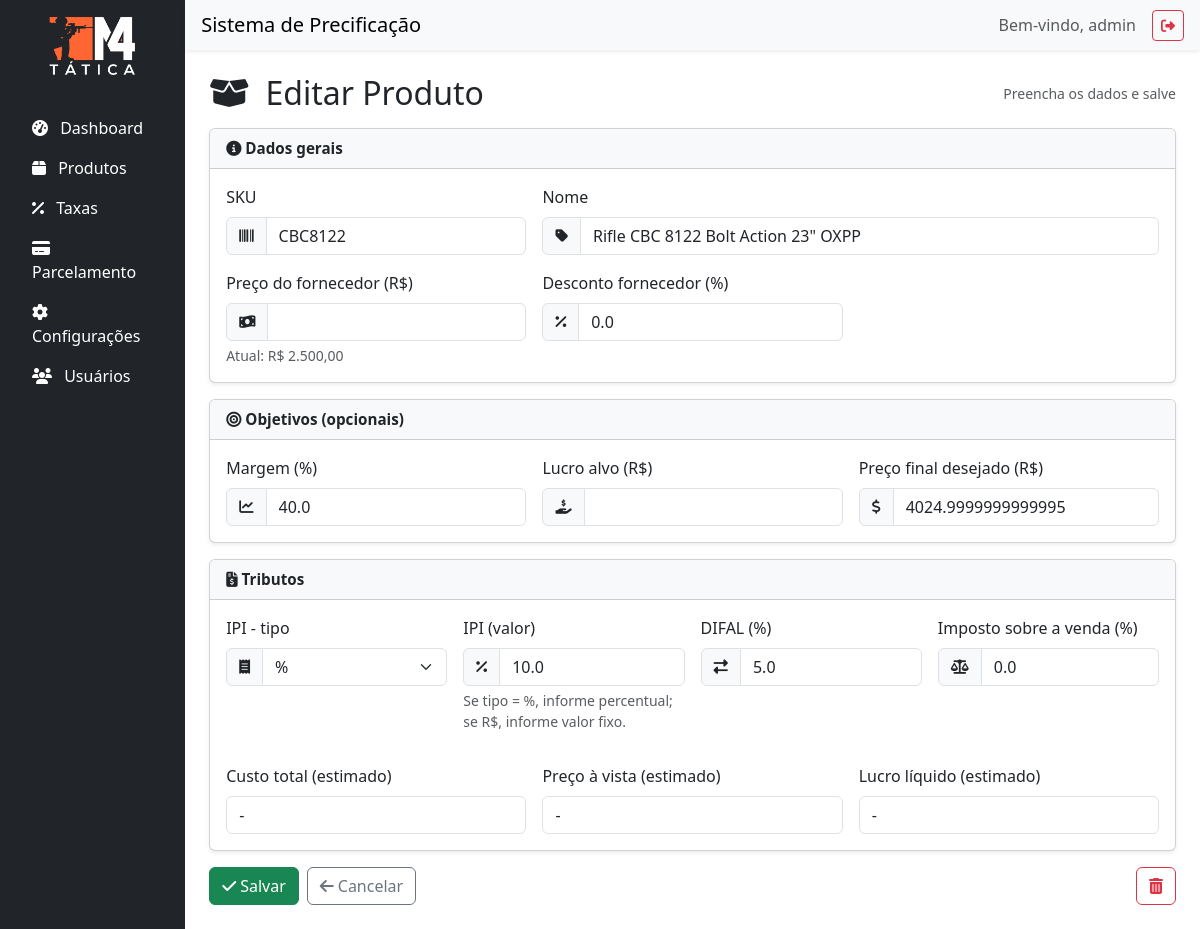
The page /produto/editar/1 (signed in) on the database its author committed.
### app/models.py (models this page shows, shortened)
class User(UserMixin, db.Model):
    id = db.Column(db.Integer, primary_key=True)
    username = db.Column(db.String(64), unique=True, nullable=False)
    password = db.Column(db.String(128), nullable=False)

class Produto(db.Model):
    id = db.Column(db.Integer, primary_key=True)
    sku = db.Column(db.String(64), unique=True, nullable=False)
    nome = db.Column(db.String(128), nullable=False)
    preco_fornecedor = db.Column(db.Float, default=0.0)
    desconto_fornecedor = db.Column(db.Float, default=0.0)
    custo_total = db.Column(db.Float, default=0.0)
    margem = db.Column(db.Float, default=0.0)
    lucro_alvo = db.Column(db.Float, nullable=True)
    preco_final = db.Column(db.Float, nullable=True)
    ipi = db.Column(db.Float, default=0.0)
    ipi_tipo = db.Column(db.String(2), default="%")  # "%" ou "R$"
    difal = db.Column(db.Float, default=0.0)
    imposto_venda = db.Column(db.Float, default=0.0)  # Simples Nacional (%)
    valor_ipi = db.Column(db.Float, default=0.0)
    valor_difal = db.Column(db.Float, default=0.0)
    preco_a_vista = db.Column(db.Float, default=0.0)
    lucro_liquido_real = db.Column(db.Float, default=0.0)

### app/main/routes.py (the view, shortened to what this page needs)
@main.route("/produto/novo", methods=["GET", "POST"])
@main.route("/produto/editar/<int:produto_id>", methods=["GET", "POST"])
@login_required
def gerenciar_produto(produto_id=None):
    produto = Produto.query.get(produto_id) if produto_id else None
    return render_template("produto_form.html", produto=produto)

### app/models.py (called while the page is built)
@login_manager.user_loader
def load_user(user_id):
    return User.query.get(int(user_id))

### app/templates/produto_form.html (shortened to what this page needs)
{% extends "base.html" %}
{% block content %}
<div class="d-flex justify-content-between align-items-center mb-3">
  <h2 class="mb-0">
    <i class="fas fa-box-open me-2"></i>
    {{ 'Editar Produto' if produto else 'Novo Produto' }}
  </h2>
  <small class="text-muted">Preencha os dados e salve</small>
</div>
<form method="POST" action="" class="needs-validation" novalidate>
  <div class="card shadow-sm mb-3">
    <div class="card-header bg-light fw-semibold">
      <i class="fas fa-info-circle me-1"></i>Dados gerais
    </div>
    <div class="card-body">
      <div class="row g-3">
        <div class="col-md-4">
          <label class="form-label">SKU</label>
          <div class="input-group">
            <span class="input-group-text"><i class="fas fa-barcode"></i></span>
            <input
              type="text" name="sku" id="sku"
              class="form-control" placeholder="Ex.: ABC123"
              style="text-transform: uppercase;"
              value="{{ produto.sku if produto else '' }}" required>
          </div>
        </div>
        <div class="col-md-8">
          <label class="form-label">Nome</label>
          <div class="input-group">
            <span class="input-group-text"><i class="fas fa-tag"></i></span>
            <input
              type="text" name="nome" id="nome"
              class="form-control" placeholder="Nome do produto"
              value="{{ produto.nome if produto else '' }}" required>
          </div>
        </div>
        <div class="col-md-4">
          <label class="form-label">Preço do fornecedor (R$)</label>
          <div class="input-group">
            <span class="input-group-text"><i class="fas fa-money-bill-wave"></i></span>
            <input
              type="text" name="preco_fornecedor" id="in_preco_fornecedor"
              class="form-control" inputmode="decimal">
          </div>
          <div class="form-text text-muted">
            Atual: {{ produto.preco_fornecedor|currency if produto else 'R$ 0,00' }}
          </div>
        </div>
        <div class="col-md-4">
          <label class="form-label">Desconto fornecedor (%)</label>
          <div class="input-group">
            <span class="input-group-text"><i class="fas fa-percent"></i></span>
            <input
              type="number" name="desconto_fornecedor" id="in_desconto"
              class="form-control" step="0.01" min="0" placeholder="0,00"
              value="{{ produto.desconto_fornecedor if produto else '' }}">
          </div>
        </div>
      </div>
    </div>
  </div>
  <div class="card shadow-sm mb-3">
    <div class="card-header bg-light fw-semibold">
      <i class="fas fa-bullseye me-1"></i>Objetivos (opcionais)
    </div>
    <div class="card-body">
      <div class="row g-3">
        <div class="col-md-4">
          <label class="form-label">Margem (%)</label>
          <div class="input-group">
            <span class="input-group-text"><i class="fas fa-chart-line"></i></span>
            <input
              type="number" name="margem" id="in_margem"
              class="form-control" step="0.01" min="0" placeholder="0,00"
              value="{{ produto.margem if produto else '' }}">
          </div>
        </div>
        <div class="col-md-4">
          <label class="form-label">Lucro alvo (R$)</label>
          <div class="input-group">
            <span class="input-group-text"><i class="fas fa-hand-holding-usd"></i></span>
            <input
              type="text" name="lucro_alvo" id="in_lucro_alvo"
              class="form-control" inputmode="decimal"
              value="{{ produto.lucro_alvo if produto and produto.lucro_alvo is not none else '' }}">
          </div>
        </div>
        <div class="col-md-4">
          <label class="form-label">Preço final desejado (R$)</label>
          <div class="input-group">
            <span class="input-group-text"><i class="fas fa-dollar-sign"></i></span>
            <input
              type="text" name="preco_final" id="in_preco_final"
              class="form-control" inputmode="decimal"
              value="{{ produto.preco_final if produto and produto.preco_final is not none else '' }}">
          </div>
        </div>
      </div>
    </div>
  </div>
  <div class="card shadow-sm mb-3">
    <div class="card-header bg-light fw-semibold">
      <i class="fas fa-file-invoice-dollar me-1"></i>Tributos
    </div>
    <div class="card-body">
      <div class="row g-3">
        <div class="col-md-3">
          <label class="form-label">IPI - tipo</label>
          <div class="input-group">
            <span class="input-group-text"><i class="fas fa-receipt"></i></span>
            <select name="ipi_tipo" id="in_ipi_tipo" class="form-select">
              {% set tipo = (produto.ipi_tipo if produto else '%') %}
              <option value="%" {{ 'selected' if tipo == '%' else '' }}>%</option>
            </select>
          </div>
        </div>
        <div class="col-md-3">
          <label class="form-label">IPI (valor)</label>
          <div class="input-group">
            <span class="input-group-text"><i class="fas fa-percentage"></i></span>
            <input
              type="number" name="ipi" id="in_ipi"
              class="form-control" step="0.01" min="0" placeholder="0,00"
              value="{{ produto.ipi if produto else '' }}">
          </div>
          <div class="form-text">Se tipo = %, informe percentual; se R$, informe valor fixo.</div>
        </div>
        <div class="col-md-3">
          <label class="form-label">DIFAL (%)</label>
          <div class="input-group">
            <span class="input-group-text"><i class="fas fa-exchange-alt"></i></span>
            <input
              type="number" name="difal" id="in_difal"
              class="form-control" step="0.01" min="0" placeholder="0,00"
              value="{{ produto.difal if produto else '' }}">
          </div>
        </div>
        <div class="col-md-3">
          <label class="form-label">Imposto sobre a venda (%)</label>
          <div class="input-group">
            <span class="input-group-text"><i class="fas fa-balance-scale"></i></span>
            <input
              type="number" name="imposto_venda" id="in_imposto_venda"
              class="form-control" step="0.01" min="0" placeholder="0,00"
              value="{{ produto.imposto_venda if produto else '' }}">
          </div>
        </div>
      </div>
      <div class="row g-3 mt-3">
        <div class="col-md-4">
          <label class="form-label">Custo total (estimado)</label>
          <input type="text" id="out_custo_total" class="form-control" value="-" readonly>
        </div>
        <div class="col-md-4">
          <label class="form-label">Preço à vista (estimado)</label>
          <input type="text" id="out_preco_a_vista" class="form-control" value="-" readonly>
        </div>
        <div class="col-md-4">
          <label class="form-label">Lucro líquido (estimado)</label>
          <input type="text" id="out_lucro_liquido" class="form-control" value="-" readonly>
        </div>
      </div>
    </div>
  </div>
  <div class="d-flex gap-2">
    <button type="submit" class="btn btn-success">
      <i class="fas fa-check me-1"></i>Salvar
    </button>
    <a href="{{ url_for('main.produtos') }}" class="btn btn-outline-secondary">
      <i class="fas fa-arrow-left me-1"></i>Cancelar
    </a>
    {% if produto and produto.id %}
      <a href="{{ url_for('main.excluir_produto', produto_id=produto.id) }}"
         class="btn btn-outline-danger ms-auto"
         onclick="return confirm('Tem certeza que deseja excluir este produto?');"
         title="Excluir produto">
        <i class="fas fa-trash-alt"></i>
      </a>
    {% endif %}
  </div>
</form>
{% endblock %}

### app/templates/base.html (shortened to what this page needs)
<!DOCTYPE html>
<html lang="pt-BR">
<head>
    <link href="https://cdn.jsdelivr.net/npm/bootstrap@5.3.0/dist/css/bootstrap.min.css" rel="stylesheet">
    <link href="https://cdnjs.cloudflare.com/ajax/libs/font-awesome/6.4.0/css/all.min.css" rel="stylesheet">
    <link href="{{ url_for('static', filename='css/style.css') }}" rel="stylesheet">
</head>
<body>
    <div class="d-flex">
        <nav id="sidebar" class="bg-dark text-white p-3" style="width: 230px; min-height: 100vh;">
            <div class="text-center mb-4">
                <img src="{{ url_for('static', filename='img/logo.png') }}" alt="Logo" class="img-fluid mb-2" style="max-height: 60px;">
            </div>
            <ul class="nav flex-column">
                <li class="nav-item">
                    <a class="nav-link text-white {% if request.endpoint == 'main.dashboard' %}active border-start border-3 border-danger{% endif %}" href="{{ url_for('main.dashboard') }}">
                        <i class="fas fa-tachometer-alt me-2"></i> Dashboard
                    </a>
                </li>
                <li class="nav-item">
                    <a class="nav-link text-white {% if request.endpoint == 'main.produtos' %}active border-start border-3 border-danger{% endif %}" href="{{ url_for('main.produtos') }}">
                        <i class="fas fa-box me-2"></i> Produtos
                    </a>
                </li>
                <li class="nav-item">
                    <a class="nav-link text-white {% if request.endpoint == 'main.taxas' %}active border-start border-3 border-danger{% endif %}" href="{{ url_for('main.taxas') }}">
                        <i class="fas fa-percent me-2"></i> Taxas
                    </a>
                </li>
                <li class="nav-item">
                    <a class="nav-link text-white {% if request.endpoint == 'main.parcelamento_index' %}active border-start border-3 border-danger{% endif %}" href="{{ url_for('main.parcelamento_index') }}">
                        <i class="fas fa-credit-card me-2"></i> Parcelamento
                    </a>
                </li>
<li class="nav-item">
  <a class="nav-link text-white {% if request.endpoint in ['main.configuracoes_listar','main.configuracao_editar'] %}active border-start border-3 border-danger{% endif %}"
     href="{{ url_for('main.configuracoes') }}">
    <i class="fas fa-gear me-2"></i> Configurações
  </a>
</li>
<li class="nav-item">
    <a class="nav-link text-white {% if request.endpoint in ['main.usuarios', 'main.gerenciar_usuario'] %}active border-start border-3 border-danger{% endif %}"
       href="{{ url_for('main.usuarios') }}">
        <i class="fas fa-users me-2"></i> Usuários
    </a>
</li>
            </ul>
        </nav>
        <div class="flex-grow-1">
            <nav class="navbar navbar-light bg-light px-3 shadow-sm">
                <span class="navbar-brand mb-0 h6">Sistema de Precificação</span>
                <div class="d-flex align-items-center">
                    <span class="me-3 text-muted">
    Bem-vindo, {{ current_user.username }}
</span>
                    <a href="{{ url_for('main.logout') }}" class="btn btn-sm btn-outline-danger" title="Sair">
                        <i class="fas fa-sign-out-alt"></i>
                    </a>
                </div>
            </nav>
            <div class="container-fluid p-4">
                {% block content %}{% endblock %}
            </div>
        </div>
    </div>
</body>
</html>

### app/templates/produto_form.html (style rules this page uses)
.card-header { font-size: .95rem; }
.input-group-text i { font-size: .9rem; }
.form-label { font-weight: 500; }

### rows shown on the page
User: username "admin"
Produto: sku "CBC8122", nome "Rifle CBC 8122 Bolt Action 23\" OXPP", preco_fornecedor "R$ 2.500,00", desconto_fornecedor "0.0", margem "40.0", preco_final "4024.9999999999995", ipi "10.0", difal "5.0", imposto_venda "0.0"

### other values the page prints
{{ 'Editar Produto' if produto else 'Novo Produto' }} "Editar Produto"
